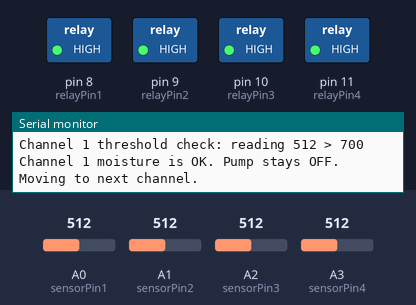
Simulated run of this sketch. Board: Arduino Uno, built with avr-gcc and run on an emulated ATmega328P. Parts: switched loads named in the sketch (green lamp = pin HIGH), the last lines printed to the serial monitor. The inputs (shaded band) are chosen by the test bench; at power-on: A2 (sensorPin3) = 512, A0 (sensorPin1) = 512, A1 (sensorPin2) = 512, A3 (sensorPin4) = 512.

Above: at 1.4 s.
1.5 s: A2 (sensorPin3) set to 683
6.9 s: A2 (sensorPin3) set to 709
At 7.8 s:
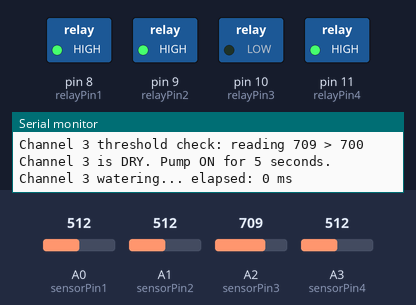
18.3 s: A0 (sensorPin1) set to 689
25.7 s: A0 (sensorPin1) set to 717
At 34.7 s:
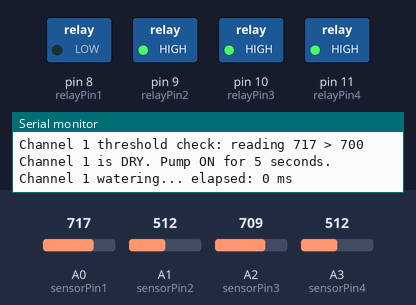
35.8 s: A1 (sensorPin2) set to 689
41.9 s: A1 (sensorPin2) set to 708
At 57.3 s:
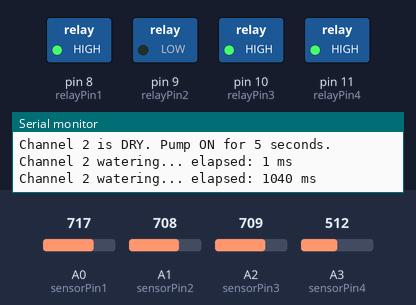
Timing chart, 0 to 77.6 s (numbered marks = the images above; inputs shaded):
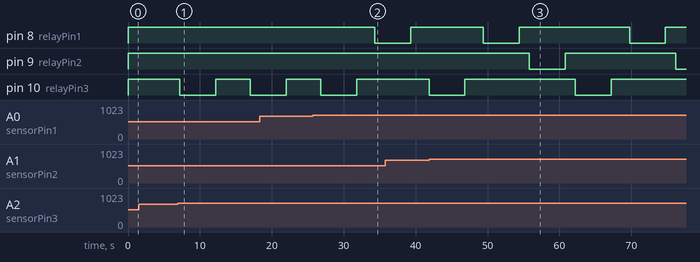

The sketch:

Plant-Watering-4Ch.ino
```cpp
#include <Arduino.h>
#include <stdlib.h>

/*
  4-Channel Plant Watering System
  --------------------------------
  - Soil moisture sensors on A0, A1, A2, A3
  - Relay outputs on pins 8, 9, 10, 11
  - Only one channel is checked at a time
  - Only one pump is allowed to run at a time
  - Each pump has a 5 second maximum run time

  Notes:
  - This sketch is written to stay simple and easy to edit.
  - Many relay boards are ACTIVE LOW. That means writing LOW turns the relay ON.
  - If your relay board works the opposite way, swap RELAY_ON and RELAY_OFF below.
  - The moisture threshold may need adjusting for your sensors.
*/

// -----------------------------
// User settings
// -----------------------------
const int moistureThreshold = 700;
const unsigned long pumpRunTimeMs = 5000;
const unsigned long gapBetweenFramesMs = 1000;
const float pumpFlowRateMlPerSecond = 10.303;
const byte numberOfChannels = 4;
const unsigned long millisecondsPerDay = 86400000UL;

// Change these two lines if your relay module logic is reversed.
const int RELAY_ON = LOW;
const int RELAY_OFF = HIGH;

// Soil moisture sensor pins
const int sensorPin1 = A0;
const int sensorPin2 = A1;
const int sensorPin3 = A2;
const int sensorPin4 = A3;

// Relay pins for the pumps
const int relayPin1 = 8;
const int relayPin2 = 9;
const int relayPin3 = 10;
const int relayPin4 = 11;

// This variable keeps track of which frame runs next.
// 0 = Channel 1, 1 = Channel 2, 2 = Channel 3, 3 = Channel 4
int currentFrame = 0;

struct DailyUsageRecord
{
  unsigned long dayNumber;
  float usageMl[numberOfChannels];
  DailyUsageRecord *next;
};

// Water-use totals for the current day and a growing history of completed days.
// These values reset if the Arduino is switched off or reset.
float currentDayUsageMl[numberOfChannels] = {0, 0, 0, 0};
DailyUsageRecord *firstCompletedDay = NULL;
DailyUsageRecord *lastCompletedDay = NULL;
unsigned long currentDayNumber = 1;
unsigned long currentDayStartTime = 0;
bool dailyHistoryStorageFull = false;

void checkForNewDay();
void printUsageStatistics();
void printDayUsage(unsigned long dayNumber, const float usageMl[]);
void turnAllPumpsOff();

void setup()
{
  Serial.begin(9600);

  // Set relay pins as outputs.
  pinMode(relayPin1, OUTPUT);
  pinMode(relayPin2, OUTPUT);
  pinMode(relayPin3, OUTPUT);
  pinMode(relayPin4, OUTPUT);

  // Make sure all pumps are OFF when the board starts.
  turnAllPumpsOff();

  Serial.println("========================================");
  Serial.println("4-Channel Plant Watering System Starting");
  Serial.println("Sensors: A0, A1, A2, A3");
  Serial.println("Relays : 8, 9, 10, 11");
  Serial.print("Moisture threshold: ");
  Serial.println(moistureThreshold);
  Serial.print("Pump timeout (ms): ");
  Serial.println(pumpRunTimeMs);
  Serial.print("Pump flow rate (mL/s): ");
  Serial.println(pumpFlowRateMlPerSecond, 3);
  Serial.println("Only one channel is checked at a time.");
  Serial.println("Only one pump is allowed to run at a time.");
  Serial.println("========================================");

  currentDayStartTime = millis();
}

void loop()
{
  checkForNewDay();

  // The code is split into 4 simple frames.
  // Each pass through loop() processes only one frame.
  switch (currentFrame)
  {
    case 0:
      Serial.println();
      Serial.println("----- FRAME 1: Checking Channel 1 -----");
      checkAndWaterChannel(1, sensorPin1, relayPin1, 0);
      currentFrame = 1;
      break;

    case 1:
      Serial.println();
      Serial.println("----- FRAME 2: Checking Channel 2 -----");
      checkAndWaterChannel(2, sensorPin2, relayPin2, 1);
      currentFrame = 2;
      break;

    case 2:
      Serial.println();
      Serial.println("----- FRAME 3: Checking Channel 3 -----");
      checkAndWaterChannel(3, sensorPin3, relayPin3, 2);
      currentFrame = 3;
      break;

    case 3:
      Serial.println();
      Serial.println("----- FRAME 4: Checking Channel 4 -----");
      checkAndWaterChannel(4, sensorPin4, relayPin4, 3);
      currentFrame = 0;
      break;
  }

  // Small gap before moving to the next frame.
  delay(gapBetweenFramesMs);
}

void checkAndWaterChannel(int channelNumber, int sensorPin, int relayPin, byte channelIndex)
{
  // This prevents any previously selected relay from staying on.
  turnAllPumpsOff();

  int sensorValue = analogRead(sensorPin);

  Serial.print("Channel ");
  Serial.print(channelNumber);
  Serial.print(" sensor reading: ");
  Serial.println(sensorValue);

  Serial.print("Channel ");
  Serial.print(channelNumber);
  Serial.print(" threshold check: reading ");
  Serial.print(sensorValue);
  Serial.print(" > ");
  Serial.println(moistureThreshold);

  // The user asked for watering when moisture is low.
  // This sketch currently assumes a higher analog value means the soil is drier.
  // If your sensor behaves the opposite way, change > to < below.
  if (sensorValue > moistureThreshold)
  {
    Serial.print("Channel ");
    Serial.print(channelNumber);
    Serial.println(" is DRY. Pump ON for 5 seconds.");

    digitalWrite(relayPin, RELAY_ON);

    unsigned long pumpStartTime = millis();

    // Keep this selected pump on for the complete 5-second watering cycle.
    // The sensor is not checked again until the next visit to this channel.
    while (millis() - pumpStartTime < pumpRunTimeMs)
    {
      unsigned long elapsedMs = millis() - pumpStartTime;
      unsigned long remainingPumpTimeMs = pumpRunTimeMs - elapsedMs;
      unsigned long waitTimeMs = 1000;

      // Do not let the final status delay extend the 5-second run time.
      if (waitTimeMs > remainingPumpTimeMs)
      {
        waitTimeMs = remainingPumpTimeMs;
      }

      Serial.print("Channel ");
      Serial.print(channelNumber);
      Serial.print(" watering... elapsed: ");
      Serial.print(elapsedMs);
      Serial.println(" ms");

      delay(waitTimeMs);
    }

    digitalWrite(relayPin, RELAY_OFF);

    unsigned long actualPumpRunTimeMs = millis() - pumpStartTime;
    float waterUsedMl = (actualPumpRunTimeMs / 1000.0) * pumpFlowRateMlPerSecond;
    currentDayUsageMl[channelIndex] += waterUsedMl;

    Serial.print("Channel ");
    Serial.print(channelNumber);
    Serial.print(" pump run time: ");
    Serial.print(actualPumpRunTimeMs);
    Serial.println(" ms");

    Serial.print("Channel ");
    Serial.print(channelNumber);
    Serial.print(" water used this run: ");
    Serial.print(waterUsedMl, 2);
    Serial.println(" mL");

    Serial.print("Channel ");
    Serial.print(channelNumber);
    Serial.println(" completed its 5 second watering cycle. Pump OFF.");

    printUsageStatistics();
    Serial.println("Moving to next channel.");
  }
  else
  {
    Serial.print("Channel ");
    Serial.print(channelNumber);
    Serial.println(" moisture is OK. Pump stays OFF.");
    Serial.println("Moving to next channel.");
  }
}

void turnAllPumpsOff()
{
  digitalWrite(relayPin1, RELAY_OFF);
  digitalWrite(relayPin2, RELAY_OFF);
  digitalWrite(relayPin3, RELAY_OFF);
  digitalWrite(relayPin4, RELAY_OFF);
}

void checkForNewDay()
{
  if (millis() - currentDayStartTime < millisecondsPerDay)
  {
    return;
  }

  // Preserve each completed day until the Arduino runs out of available RAM.
  if (!dailyHistoryStorageFull)
  {
    DailyUsageRecord *newDay = (DailyUsageRecord *)malloc(sizeof(DailyUsageRecord));

    if (newDay == NULL)
    {
      dailyHistoryStorageFull = true;
      Serial.println("WARNING: Daily history memory is full.");
      Serial.println("New daily totals will still be shown, but cannot be saved for later reports.");
    }
    else
    {
      newDay->dayNumber = currentDayNumber;
      newDay->next = NULL;

      for (byte channelIndex = 0; channelIndex < numberOfChannels; channelIndex++)
      {
        newDay->usageMl[channelIndex] = currentDayUsageMl[channelIndex];
      }

      if (firstCompletedDay == NULL)
      {
        firstCompletedDay = newDay;
      }
      else
      {
        lastCompletedDay->next = newDay;
      }

      lastCompletedDay = newDay;
    }
  }

  for (byte channelIndex = 0; channelIndex < numberOfChannels; channelIndex++)
  {
    currentDayUsageMl[channelIndex] = 0;
  }

  currentDayStartTime = millis();
  currentDayNumber++;
  Serial.println();
  Serial.println("========== NEW DAY: USAGE REPORT ==========");
  printUsageStatistics();
}

void printUsageStatistics()
{
  Serial.println("---------- WATER USAGE STATISTICS ----------");

  DailyUsageRecord *storedDay = firstCompletedDay;
  while (storedDay != NULL)
  {
    printDayUsage(storedDay->dayNumber, storedDay->usageMl);
    storedDay = storedDay->next;
  }

  printDayUsage(currentDayNumber, currentDayUsageMl);
  Serial.println("--------------------------------------------");
}

void printDayUsage(unsigned long dayNumber, const float usageMl[])
{
  float totalUsageMl = 0;

  Serial.print("Day ");
  Serial.print(dayNumber);
  Serial.print(": ");

  for (byte channelIndex = 0; channelIndex < numberOfChannels; channelIndex++)
  {
    Serial.print("Plant ");
    Serial.print(channelIndex + 1);
    Serial.print(" = ");
    Serial.print(usageMl[channelIndex], 2);
    Serial.print(" mL; ");
    totalUsageMl += usageMl[channelIndex];
  }

  Serial.print("Total = ");
  Serial.print(totalUsageMl, 2);
  Serial.println(" mL");
}
```

Measured:
- the behaviour switches between 700 and 701 on A2 (sensorPin3) (found by bisection; images 0 and 1)
- the behaviour switches between 700 and 701 on A0 (sensorPin1) (found by bisection; images 1 and 2)
- the behaviour switches between 700 and 701 on A1 (sensorPin2) (found by bisection; images 2 and 3)
- after the input at 6.9 s, pin 10 (relayPin3): HIGH → LOW after 0.32 s, → HIGH 5.0 s later, → LOW 4.8 s later
- after the input at 25.7 s, pin 8 (relayPin1): HIGH → LOW after 8.6 s
- after the input at 41.9 s, pin 8 (relayPin1): HIGH → LOW after 27.8 s, → HIGH 5.0 s later; pin 9 (relayPin2): HIGH → LOW after 13.9 s, → HIGH 5.0 s later, → LOW 15.3 s later
